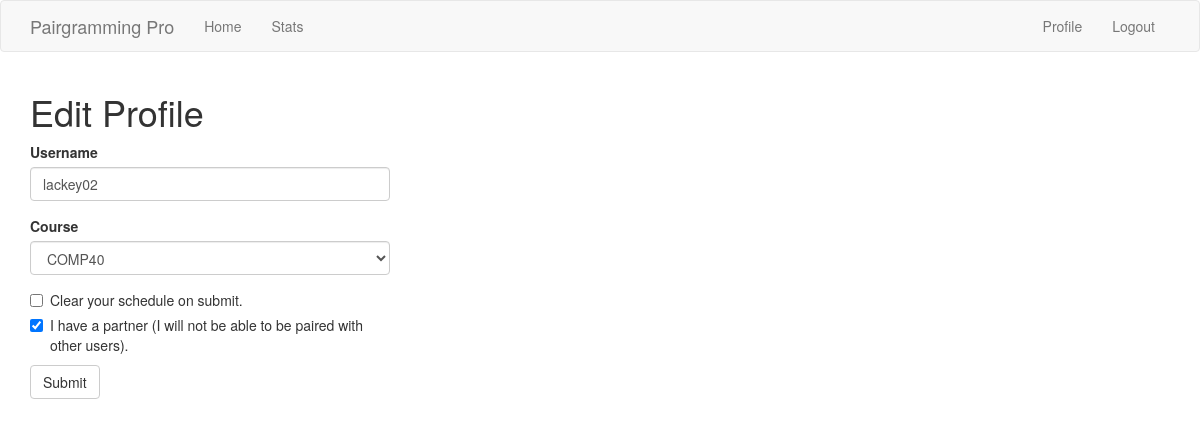
Before: /edit_profile (signed in) with the older database file.
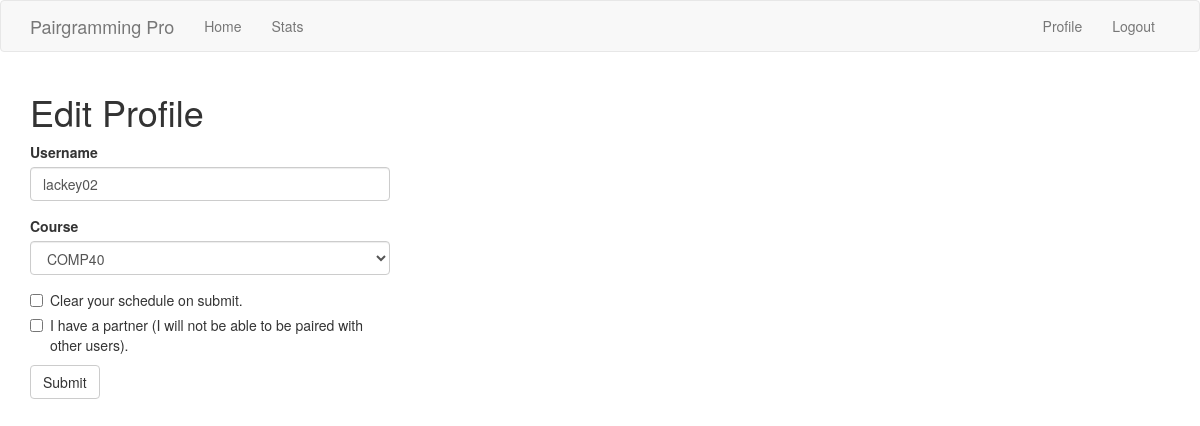
After: the same page with the newer database file.
### app/models.py (models this page shows, shortened)
class User(UserMixin, db.Model):
    id = db.Column(db.Integer, primary_key=True)
    username = db.Column(db.String(128), index=True, unique=True)
    email = db.Column(db.String(128), index=True, unique=True)
    s_id = db.Column(db.Integer, db.ForeignKey('school.id'))
    c_id = db.Column(db.Integer, db.ForeignKey('course.id'))
    password_hash = db.Column(db.String(128))
    free_times = db.relationship('FreeInterval', backref='author', lazy='dynamic')
    taken = db.Column(db.Boolean)
    partner = db.Column(db.String(128))

### app/routes.py (the view)
@app.route('/edit_profile', methods=['GET', 'POST'])
@login_required
def edit_profile():
    if current_user.attending:
        form = EditProfileForm(current_user.username, current_user.attending.name, taken=current_user.taken)
    else:
        form = EditProfileForm(current_user.username, taken=current_user.taken)
    if form.validate_on_submit():
        DM.edit(db, current_user, form)
        flash('Your changes have been saved.')
        return redirect(url_for('index'))
    elif request.method == 'GET':
        form.username.data = current_user.username
    return render_template('edit_profile.html', title='Edit Profile', form=form)

### app/forms.py (shortened to what this page needs)
class EditProfileForm(FlaskForm):
    username = StringField('Username', validators=[DataRequired()])
    course = SelectField('Course', choices=DM.choices_format(Choices.courses), validators=[DataRequired()])
    clear = BooleanField('Clear your schedule on submit.')
    taken = BooleanField('I have a partner (I will not be able to be paired with other users).')
    submit = SubmitField('Submit')
    def __init__(self, original_username, original_school, *args, **kwargs):
        super(EditProfileForm, self).__init__(*args, **kwargs)
        self.original_username = original_username
        self.original_school = original_school

### app/models.py (called while the page is built)
@login.user_loader
def load_user(id):
    return User.query.get(int(id))

### app/templates/edit_profile.html
{% extends "base.html" %}
{% import 'bootstrap/wtf.html' as wtf %}
{% block app_content %}
    <h1>Edit Profile</h1>
    <div class="row">
        <div class="col-md-4">
            {{ wtf.quick_form(form) }}
        </div>
    </div>
{% endblock %}

Changed rows visible on the page:
changed User "lackey02": taken "☑" → "☐"
